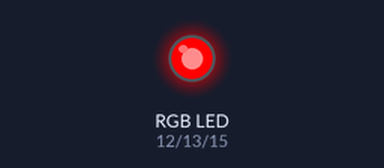
The sketch below on a simulated Arduino Uno, built with avr-gcc and run on an emulated ATmega328P. Parts: an RGB LED mixed from three pins (HIGH = lit).

Above: at 0.5 s.
At 1.5 s:
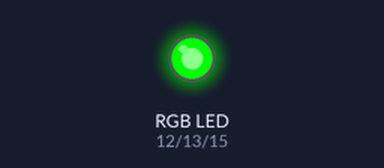
At 5.5 s:
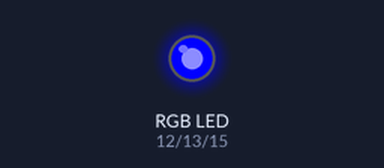
Timing chart, 0 to 6.9 s (numbered marks = the images above):
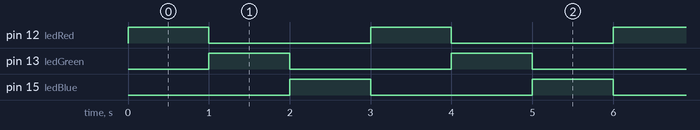

The sketch:

1-17_RGB_Led.ino
```cpp
int ledRed=12; // D6 IO12 핀을 사용
int ledGreen=13; // D7 IO13 핀을 사용
int ledBlue=15; // D8 IO15 핀을 사용
int timeIn=1000;
void setup() {
  // put your setup code here, to run once:
  pinMode(ledRed, OUTPUT);
  pinMode(ledGreen, OUTPUT);
  pinMode(ledBlue, OUTPUT);
}

void loop() {
  analogWrite(ledRed, 1023);
  analogWrite(ledGreen, 0);
  analogWrite(ledBlue, 0);
  delay(timeIn);

  analogWrite(ledRed, 0);
  analogWrite(ledGreen, 1023);
  analogWrite(ledBlue, 0);
  delay(timeIn);

  analogWrite(ledRed, 0);
  analogWrite(ledGreen, 0);
  analogWrite(ledBlue, 1023);
  delay(timeIn);
}
```

Measured:
- by itself, pin 12 (ledRed), pin 13 (ledGreen), pin 15 (ledBlue): alternates HIGH for 1.0 s and LOW for 2.0 s
- by itself, everything shown: repeats every 3.0 s, in 3 steps
